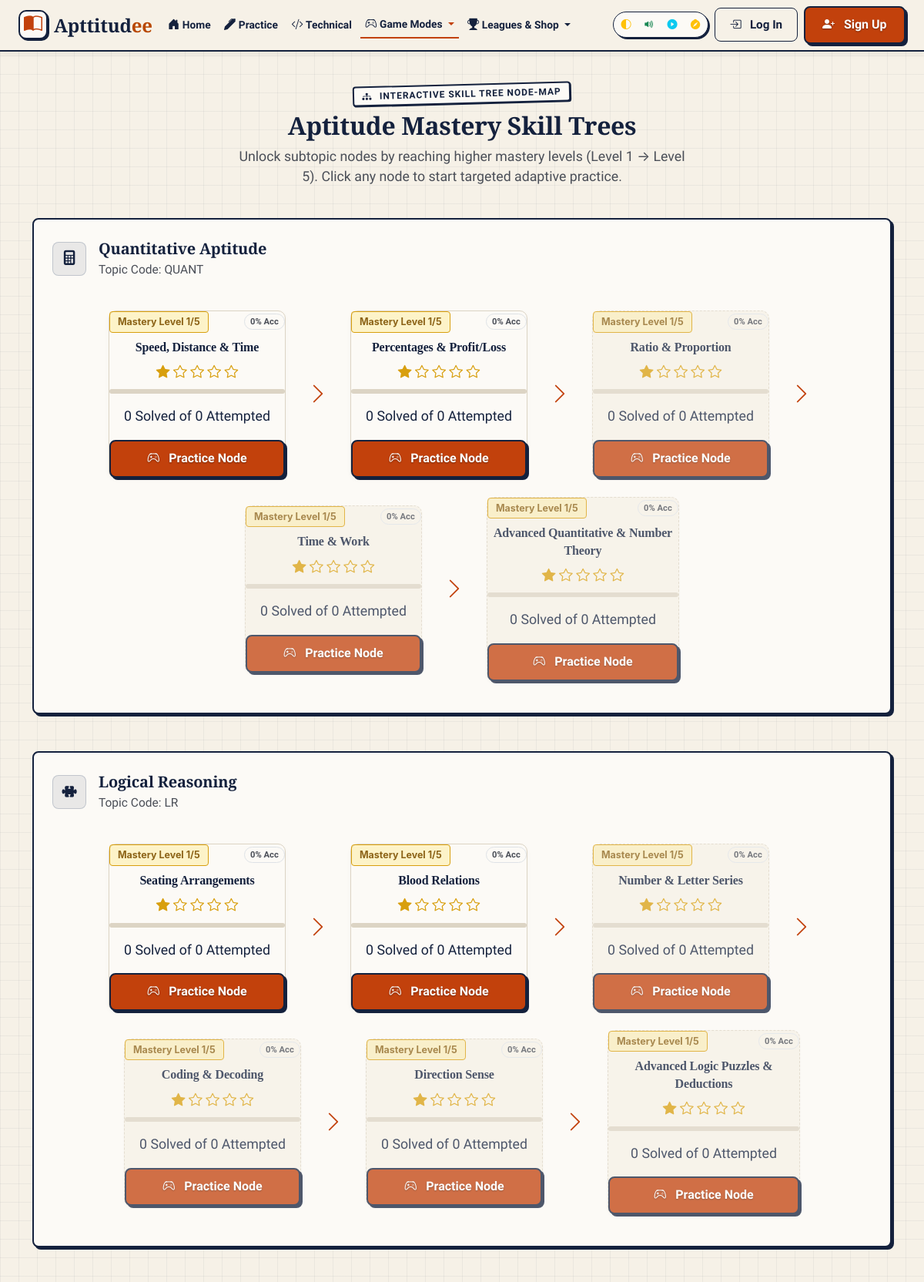
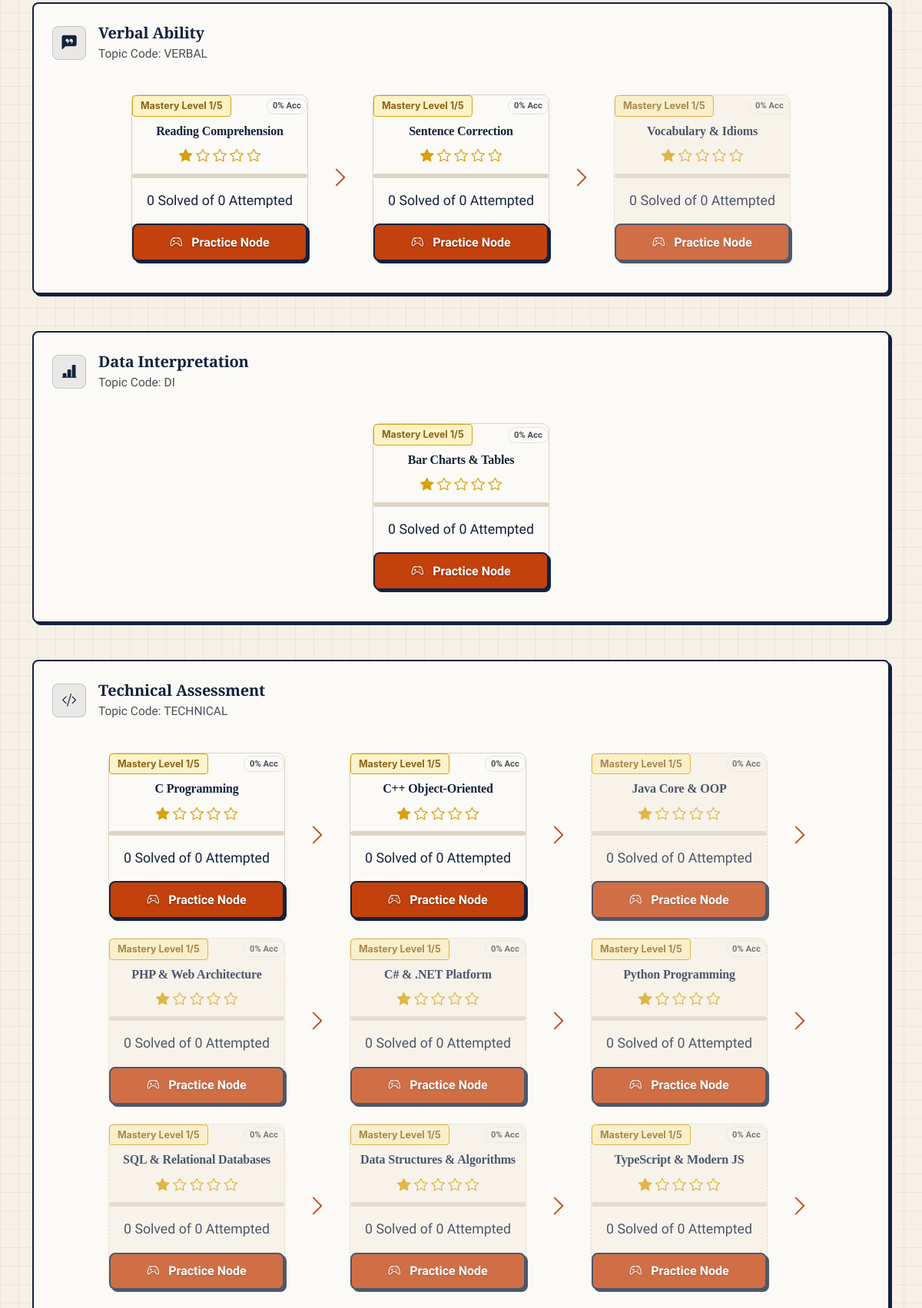
The page /public/index.php?action=skill_tree (upper part) on the database its author committed (2 pictures, top to bottom).
### tables this page shows
CREATE TABLE `topics` (
  `id` int NOT NULL AUTO_INCREMENT,
  `name` varchar(100) NOT NULL,
  `code` varchar(20) NOT NULL,
  `icon` varchar(50) DEFAULT 'bi-journal-text',
  `created_at` timestamp NULL DEFAULT CURRENT_TIMESTAMP,
  PRIMARY KEY (`id`),
  UNIQUE KEY `code` (`code`)
);

CREATE TABLE `subtopics` (
  `id` int NOT NULL AUTO_INCREMENT,
  `topic_id` int NOT NULL,
  `name` varchar(100) NOT NULL,
  `code` varchar(50) NOT NULL,
  `created_at` timestamp NULL DEFAULT CURRENT_TIMESTAMP,
  PRIMARY KEY (`id`),
  UNIQUE KEY `code` (`code`),
  KEY `topic_id` (`topic_id`),
  CONSTRAINT `subtopics_ibfk_1` FOREIGN KEY (`topic_id`) REFERENCES `topics` (`id`) ON DELETE CASCADE
);

### app/Views/skill_tree.php (the view, shortened to what this page needs)
<?php
$db = Database::getConnection();
$userId = $_SESSION['user_id'] ?? null;
$topics = $db->query("SELECT * FROM topics ORDER BY id ASC")->fetchAll();
$subtopics = $db->query("SELECT s.*, t.name as topic_name FROM subtopics s JOIN topics t ON s.topic_id = t.id ORDER BY s.topic_id ASC, s.id ASC")->fetchAll();
$userProgressMap = [];
?>
<div class="row justify-content-center py-3">
  <div class="col-12 text-center mb-4">
    <div class="stamp-badge mb-2">
      <i class="bi bi-diagram-3-fill me-1"></i> Interactive Skill Tree Node-Map
    </div>
    <h1 class="font-serif fw-bold fs-2 text-ink">Aptitude Mastery Skill Trees</h1>
    <p class="text-ink-muted mx-auto" style="max-width: 600px;">
      Unlock subtopic nodes by reaching higher mastery levels (Level 1 → Level 5). Click any node to start targeted adaptive practice.
    </p>
  </div>
  <?php foreach ($topics as $topic): ?>
    <div class="col-12 mb-5">
      <div class="card card-gamified p-4">
        <div class="d-flex align-items-center gap-3 mb-4">
          <div class="feature-icon-box mb-0">
            <i class="bi <?= $topic['icon'] ?: 'bi-journal-text' ?>"></i>
          </div>
          <div>
            <h4 class="font-serif fw-bold text-ink mb-0"><?= htmlspecialchars($topic['name']) ?></h4>
            <span class="text-ink-muted small">Topic Code: <?= htmlspecialchars($topic['code']) ?></span>
          </div>
        </div>
        <div class="skill-tree-grid d-flex flex-wrap justify-content-center align-items-center gap-4 py-3">
          <?php
            $topicSubtopics = array_filter($subtopics, fn($s) => $s['topic_id'] == $topic['id']);
            $nodeIndex = 0;
            foreach ($topicSubtopics as $sub):
              $nodeIndex++;
              $prog = $userProgressMap[$sub['id']] ?? null;
              $masteryLevel = $prog ? (int)$prog['current_mastery_level'] : 1;
              $totalAttempted = $prog ? (int)$prog['total_attempted'] : 0;
              $totalCorrect = $prog ? (int)$prog['total_correct'] : 0;
              $isLocked = ($nodeIndex > 1 && !$userId && $nodeIndex > 2);
          ?>
            <div class="skill-node-card text-center p-3.5 <?= $isLocked ? 'is-locked' : '' ?>" style="min-width: 230px; max-width: 250px; position: relative;">
              <div class="d-flex justify-content-between align-items-center mb-2">
                <span class="node-badge-level">
                  Mastery Level <?= $masteryLevel ?>/5
                </span>
                <span class="badge rounded-pill bg-surface text-ink-muted border" style="font-size: 0.7rem;">
                  <?= $totalAttempted > 0 ? round(($totalCorrect / $totalAttempted) * 100) : 0 ?>% Acc
                </span>
              </div>
              <h6 class="font-serif fw-bold text-ink mb-2"><?= htmlspecialchars($sub['name']) ?></h6>
              <div class="mb-2" style="color: var(--highlight);">
                <?php for ($i = 1; $i <= 5; $i++): ?>
                  <i class="bi <?= $i <= $masteryLevel ? 'bi-star-fill' : 'bi-star' ?>"></i>
                <?php endfor; ?>
              </div>
              <div class="progress mb-3" style="height: 6px; background-color: var(--border);">
                <div class="progress-bar-fill" style="width: <?= min(100, $masteryLevel * 20) ?>%;"></div>
              </div>
              <div class="text-ink-muted extra-small mb-3">
                <span><?= $totalCorrect ?> Solved of <?= $totalAttempted ?> Attempted</span>
              </div>
              <a href="index.php?action=practice&subtopic_id=<?= $sub['id'] ?>" class="btn btn-sm btn-primary-gamified px-3 w-100 fw-bold shadow-sm">
                <i class="bi bi-controller me-1"></i> Practice Node
              </a>
            </div>
            <?php if ($nodeIndex < count($topicSubtopics)): ?>
              <div class="d-none d-md-flex align-items-center justify-content-center text-ink-muted fs-3 px-1">
                <i class="bi bi-chevron-right text-accent"></i>
              </div>
            <?php endif; ?>
          <?php endforeach; ?>
        </div>
      </div>
    </div>
  <?php endforeach; ?>
</div>

### rows shown on the page
topics: name "Quantitative Aptitude", code "QUANT"
subtopics: masteryLevel "1", name "Speed, Distance & Time", min(100, $masteryLevel * 20) 20 (drawn), totalCorrect "0", totalAttempted "0"
subtopics: masteryLevel "1", name "Percentages & Profit/Loss", min(100, $masteryLevel * 20) 20 (drawn), totalCorrect "0", totalAttempted "0"
subtopics: masteryLevel "1", name "Ratio & Proportion", min(100, $masteryLevel * 20) 20 (drawn), totalCorrect "0", totalAttempted "0"
subtopics: masteryLevel "1", name "Time & Work", min(100, $masteryLevel * 20) 20 (drawn), totalCorrect "0", totalAttempted "0"
subtopics: masteryLevel "1", name "Advanced Quantitative & Number Theory", min(100, $masteryLevel * 20) 20 (drawn), totalCorrect "0", totalAttempted "0"
topics: name "Logical Reasoning", code "LR"
subtopics: masteryLevel "1", name "Seating Arrangements", min(100, $masteryLevel * 20) 20 (drawn), totalCorrect "0", totalAttempted "0"
subtopics: masteryLevel "1", name "Blood Relations", min(100, $masteryLevel * 20) 20 (drawn), totalCorrect "0", totalAttempted "0"
subtopics: masteryLevel "1", name "Number & Letter Series", min(100, $masteryLevel * 20) 20 (drawn), totalCorrect "0", totalAttempted "0"
subtopics: masteryLevel "1", name "Coding & Decoding", min(100, $masteryLevel * 20) 20 (drawn), totalCorrect "0", totalAttempted "0"
subtopics: masteryLevel "1", name "Direction Sense", min(100, $masteryLevel * 20) 20 (drawn), totalCorrect "0", totalAttempted "0"
subtopics: masteryLevel "1", name "Advanced Logic Puzzles & Deductions", min(100, $masteryLevel * 20) 20 (drawn), totalCorrect "0", totalAttempted "0"
topics: name "Verbal Ability", code "VERBAL"
subtopics: masteryLevel "1", name "Reading Comprehension", min(100, $masteryLevel * 20) 20 (drawn), totalCorrect "0", totalAttempted "0"
subtopics: masteryLevel "1", name "Sentence Correction", min(100, $masteryLevel * 20) 20 (drawn), totalCorrect "0", totalAttempted "0"
subtopics: masteryLevel "1", name "Vocabulary & Idioms", min(100, $masteryLevel * 20) 20 (drawn), totalCorrect "0", totalAttempted "0"
topics: name "Data Interpretation", code "DI"
subtopics: masteryLevel "1", name "Bar Charts & Tables", min(100, $masteryLevel * 20) 20 (drawn), totalCorrect "0", totalAttempted "0"
topics: name "Technical Assessment", code "TECHNICAL"
subtopics: masteryLevel "1", name "C Programming", min(100, $masteryLevel * 20) 20 (drawn), totalCorrect "0", totalAttempted "0"
subtopics: masteryLevel "1", name "C++ Object-Oriented", min(100, $masteryLevel * 20) 20 (drawn), totalCorrect "0", totalAttempted "0"
subtopics: masteryLevel "1", name "Java Core & OOP", min(100, $masteryLevel * 20) 20 (drawn), totalCorrect "0", totalAttempted "0"
subtopics: masteryLevel "1", name "PHP & Web Architecture", min(100, $masteryLevel * 20) 20 (drawn), totalCorrect "0", totalAttempted "0"
subtopics: masteryLevel "1", name "C# & .NET Platform", min(100, $masteryLevel * 20) 20 (drawn), totalCorrect "0", totalAttempted "0"
subtopics: masteryLevel "1", name "Python Programming", min(100, $masteryLevel * 20) 20 (drawn), totalCorrect "0", totalAttempted "0"
subtopics: masteryLevel "1", name "SQL & Relational Databases", min(100, $masteryLevel * 20) 20 (drawn), totalCorrect "0", totalAttempted "0"
subtopics: masteryLevel "1", name "Data Structures & Algorithms", min(100, $masteryLevel * 20) 20 (drawn), totalCorrect "0", totalAttempted "0"
subtopics: masteryLevel "1", name "TypeScript & Modern JS", min(100, $masteryLevel * 20) 20 (drawn), totalCorrect "0", totalAttempted "0"
